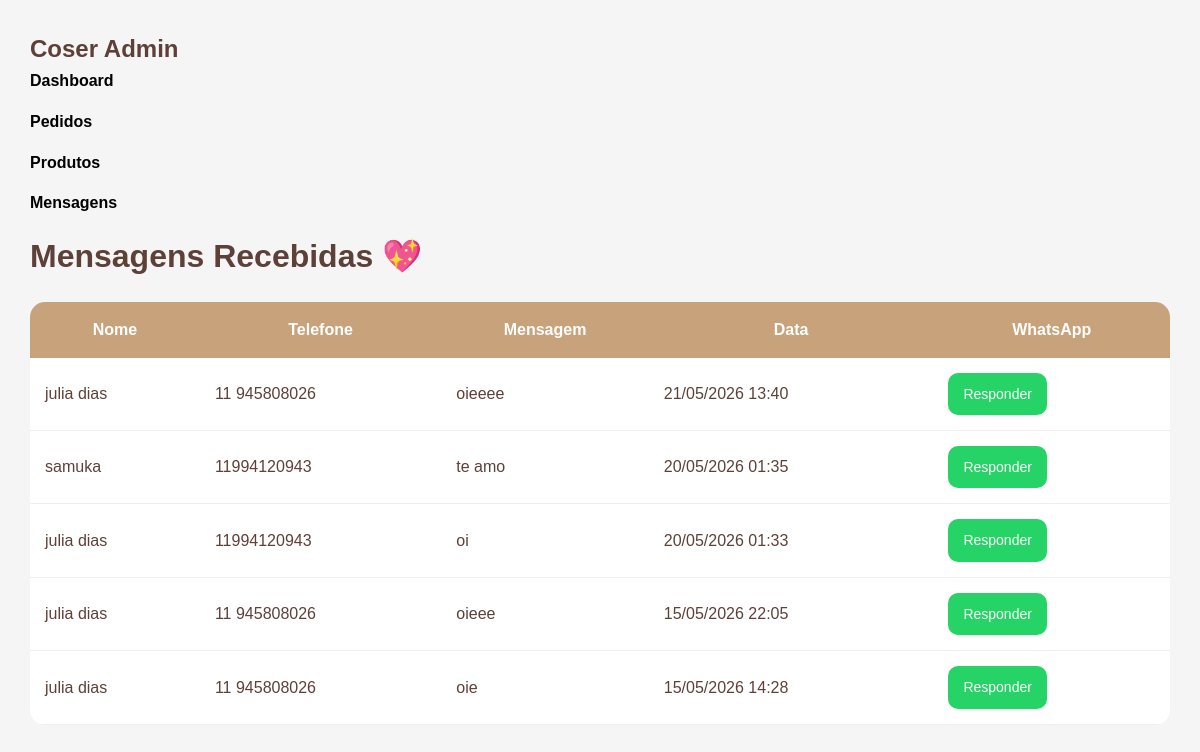
Screenshot of /admin/mensagens.php (signed in) with the database file from the repository.
### tables this page shows
CREATE TABLE `mensagens` (
  `id` int(11) NOT NULL,
  `nome` varchar(100) NOT NULL,
  `telefone` varchar(30) NOT NULL,
  `mensagem` text NOT NULL,
  `resposta` text DEFAULT NULL,
  `data_envio` timestamp NOT NULL DEFAULT current_timestamp()
);

### admin/mensagens.php (the view, shortened to what this page needs)
<?php
include '../db.php';
function h($valor) {
    return htmlspecialchars((string) $valor, ENT_QUOTES, 'UTF-8');
}
$sql = "SELECT * FROM mensagens ORDER BY id DESC";
$result = $conn->query($sql);
?>
<!DOCTYPE html>
<html lang="pt-br">
<head>
<link rel="stylesheet" href="../style.css">
<div class="sidebar">
    <h2>Coser Admin</h2>
    <a href="dashboard.php">
        Dashboard
    </a>
    <a href="pedidos.php">
        Pedidos
    </a>
    <a href="index.php">
        Produtos
    </a>
    <a href="mensagens.php">
        Mensagens
    </a>
</div>
</head>
<body>
<h1>Mensagens Recebidas 💖</h1>
<table>
<tr>
<th>Nome</th>
<th>Telefone</th>
<th>Mensagem</th>
<th>Data</th>
<th>WhatsApp</th>
</tr>
<?php while($msg = $result->fetch_assoc()) : ?>
<tr>
<td>
<?= h($msg['nome']) ?>
</td>
<td>
<?= h($msg['telefone']) ?>
</td>
<td>
<?= nl2br(h($msg['mensagem'])) ?>
</td>
<td>
<?= date(
'd/m/Y H:i',
strtotime($msg['data_envio'])
) ?>
</td>
<td>
<?php
$texto = urlencode(
"Olá {$msg['nome']}!
Recebemos sua mensagem com carinho.
\"{$msg['mensagem']}\"
Em breve responderemos.
Coser Clau Dias 💛"
);
$link = "https://wa.me/55" .
preg_replace('/[^0-9]/', '', $msg['telefone']) .
"?text=$texto";
?>
<a
href="<?= h($link) ?>"
target="_blank"
class="btn"
>
Responder
</a>
</td>
</tr>
<?php endwhile; ?>
</table>
</body>
</html>

### style.css (style rules this page uses)
:root { --primary-color: #8B5E3C; --secondary-color: #F5E6D3; --accent-color: #F2C94C; --detail-color: #94A69A; --text-color: #5D4037; --bg-color: #FFFDFB; --font-main: 'Quicksand', sans-serif; --font-accent: 'Dancing Script', cursive; }
* { margin: 0; padding: 0; box-sizing: border-box; }
body { font-family: var(--font-main); background-color: var(--bg-color); color: var(--text-color); line-height: 1.6; }
.btn { display: inline-block; background-color: var(--primary-color); color: white; padding: 0.8rem 2rem; text-decoration: none; border-radius: 30px; transition: transform 0.3s, background-color 0.3s; }

### admin/mensagens.php (style rules this page uses)
body { font-family:Arial; background:#f5f5f5; padding:30px; }
h1 { margin-bottom:20px; }
table { width:100%; border-collapse:collapse; background:white; border-radius:15px; overflow:hidden; }
th { background:#c8a27a; color:white; padding:15px; }
td { padding:15px; border-bottom:1px solid #eee; }
.btn { display:inline-block; padding:10px 15px; border-radius:10px; text-decoration:none; color:white; background:#25D366; font-size:14px; }
.sidebar a { display:block; color:black; text-decoration:none; margin-bottom:15px; font-weight:bold; }

### rows the page displays
mensagens: nome "julia dias", telefone "11 945808026", mensagem "oieeee", data_envio "21/05/2026 13:40"
mensagens: nome "samuka", telefone "11994120943", mensagem "te amo", data_envio "20/05/2026 01:35"
mensagens: nome "julia dias", telefone "11994120943", mensagem "oi", data_envio "20/05/2026 01:33"
mensagens: nome "julia dias", telefone "11 945808026", mensagem "oieee", data_envio "15/05/2026 22:05"
mensagens: nome "julia dias", telefone "11 945808026", mensagem "oie", data_envio "15/05/2026 14:28"
